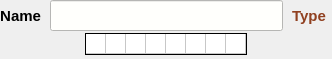
<?xml version="1.0" encoding="UTF-8"?>
<ui version="4.0">
 <class>ValueWidget</class>
 <widget class="QWidget" name="ValueWidget">
  <property name="geometry">
   <rect>
    <x>0</x>
    <y>0</y>
    <width>332</width>
    <height>59</height>
   </rect>
  </property>
  <property name="windowTitle">
   <string notr="true">Form</string>
  </property>
  <layout class="QVBoxLayout" name="verticalLayout">
   <property name="spacing">
    <number>2</number>
   </property>
   <property name="leftMargin">
    <number>0</number>
   </property>
   <property name="topMargin">
    <number>0</number>
   </property>
   <property name="rightMargin">
    <number>0</number>
   </property>
   <property name="bottomMargin">
    <number>4</number>
   </property>
   <item>
    <layout class="QHBoxLayout" name="horizontalLayout">
     <property name="spacing">
      <number>9</number>
     </property>
     <item>
      <widget class="QLabel" name="nameLabel">
       <property name="sizePolicy">
        <sizepolicy hsizetype="Preferred" vsizetype="Preferred">
         <horstretch>0</horstretch>
         <verstretch>0</verstretch>
        </sizepolicy>
       </property>
       <property name="minimumSize">
        <size>
         <width>40</width>
         <height>0</height>
        </size>
       </property>
       <property name="font">
        <font>
         <pointsize>11</pointsize>
         <weight>75</weight>
         <bold>true</bold>
        </font>
       </property>
       <property name="layoutDirection">
        <enum>Qt::LeftToRight</enum>
       </property>
       <property name="locale">
        <locale language="C" country="AnyCountry"/>
       </property>
       <property name="text">
        <string notr="true">Name</string>
       </property>
       <property name="alignment">
        <set>Qt::AlignRight|Qt::AlignTrailing|Qt::AlignVCenter</set>
       </property>
      </widget>
     </item>
     <item>
      <widget class="QLineEdit" name="valueLine">
       <property name="palette">
        <palette>
         <active>
          <colorrole role="Button">
           <brush brushstyle="SolidPattern">
            <color alpha="255">
             <red>255</red>
             <green>255</green>
             <blue>252</blue>
            </color>
           </brush>
          </colorrole>
          <colorrole role="Text">
           <brush brushstyle="SolidPattern">
            <color alpha="255">
             <red>32</red>
             <green>32</green>
             <blue>144</blue>
            </color>
           </brush>
          </colorrole>
          <colorrole role="Base">
           <brush brushstyle="SolidPattern">
            <color alpha="255">
             <red>255</red>
             <green>255</green>
             <blue>252</blue>
            </color>
           </brush>
          </colorrole>
          <colorrole role="Window">
           <brush brushstyle="SolidPattern">
            <color alpha="255">
             <red>255</red>
             <green>255</green>
             <blue>252</blue>
            </color>
           </brush>
          </colorrole>
          <colorrole role="PlaceholderText">
           <brush brushstyle="NoBrush">
            <color alpha="128">
             <red>32</red>
             <green>32</green>
             <blue>144</blue>
            </color>
           </brush>
          </colorrole>
         </active>
         <inactive>
          <colorrole role="Button">
           <brush brushstyle="SolidPattern">
            <color alpha="255">
             <red>255</red>
             <green>255</green>
             <blue>252</blue>
            </color>
           </brush>
          </colorrole>
          <colorrole role="Text">
           <brush brushstyle="SolidPattern">
            <color alpha="255">
             <red>32</red>
             <green>32</green>
             <blue>144</blue>
            </color>
           </brush>
          </colorrole>
          <colorrole role="Base">
           <brush brushstyle="SolidPattern">
            <color alpha="255">
             <red>255</red>
             <green>255</green>
             <blue>252</blue>
            </color>
           </brush>
          </colorrole>
          <colorrole role="Window">
           <brush brushstyle="SolidPattern">
            <color alpha="255">
             <red>255</red>
             <green>255</green>
             <blue>252</blue>
            </color>
           </brush>
          </colorrole>
          <colorrole role="PlaceholderText">
           <brush brushstyle="NoBrush">
            <color alpha="128">
             <red>32</red>
             <green>32</green>
             <blue>144</blue>
            </color>
           </brush>
          </colorrole>
         </inactive>
         <disabled>
          <colorrole role="Button">
           <brush brushstyle="SolidPattern">
            <color alpha="255">
             <red>255</red>
             <green>255</green>
             <blue>252</blue>
            </color>
           </brush>
          </colorrole>
          <colorrole role="Text">
           <brush brushstyle="SolidPattern">
            <color alpha="255">
             <red>144</red>
             <green>144</green>
             <blue>144</blue>
            </color>
           </brush>
          </colorrole>
          <colorrole role="Base">
           <brush brushstyle="SolidPattern">
            <color alpha="255">
             <red>255</red>
             <green>255</green>
             <blue>252</blue>
            </color>
           </brush>
          </colorrole>
          <colorrole role="Window">
           <brush brushstyle="SolidPattern">
            <color alpha="255">
             <red>255</red>
             <green>255</green>
             <blue>252</blue>
            </color>
           </brush>
          </colorrole>
          <colorrole role="PlaceholderText">
           <brush brushstyle="NoBrush">
            <color alpha="128">
             <red>32</red>
             <green>32</green>
             <blue>144</blue>
            </color>
           </brush>
          </colorrole>
         </disabled>
        </palette>
       </property>
       <property name="font">
        <font>
         <family>Ubuntu Mono</family>
         <pointsize>12</pointsize>
         <weight>75</weight>
         <bold>true</bold>
        </font>
       </property>
       <property name="mouseTracking">
        <bool>false</bool>
       </property>
       <property name="acceptDrops">
        <bool>false</bool>
       </property>
       <property name="styleSheet">
        <string notr="true">background-color : #FFFFFC;</string>
       </property>
       <property name="locale">
        <locale language="C" country="AnyCountry"/>
       </property>
       <property name="text">
        <string notr="true"/>
       </property>
       <property name="alignment">
        <set>Qt::AlignCenter</set>
       </property>
       <property name="placeholderText">
        <string notr="true"/>
       </property>
      </widget>
     </item>
     <item>
      <widget class="QLabel" name="typeLabel">
       <property name="minimumSize">
        <size>
         <width>40</width>
         <height>0</height>
        </size>
       </property>
       <property name="palette">
        <palette>
         <active>
          <colorrole role="WindowText">
           <brush brushstyle="SolidPattern">
            <color alpha="255">
             <red>144</red>
             <green>64</green>
             <blue>32</blue>
            </color>
           </brush>
          </colorrole>
          <colorrole role="Text">
           <brush brushstyle="SolidPattern">
            <color alpha="255">
             <red>144</red>
             <green>64</green>
             <blue>32</blue>
            </color>
           </brush>
          </colorrole>
          <colorrole role="ButtonText">
           <brush brushstyle="SolidPattern">
            <color alpha="255">
             <red>144</red>
             <green>64</green>
             <blue>32</blue>
            </color>
           </brush>
          </colorrole>
          <colorrole role="PlaceholderText">
           <brush brushstyle="SolidPattern">
            <color alpha="255">
             <red>144</red>
             <green>64</green>
             <blue>32</blue>
            </color>
           </brush>
          </colorrole>
         </active>
         <inactive>
          <colorrole role="WindowText">
           <brush brushstyle="SolidPattern">
            <color alpha="255">
             <red>144</red>
             <green>64</green>
             <blue>32</blue>
            </color>
           </brush>
          </colorrole>
          <colorrole role="Text">
           <brush brushstyle="SolidPattern">
            <color alpha="255">
             <red>144</red>
             <green>64</green>
             <blue>32</blue>
            </color>
           </brush>
          </colorrole>
          <colorrole role="ButtonText">
           <brush brushstyle="SolidPattern">
            <color alpha="255">
             <red>144</red>
             <green>64</green>
             <blue>32</blue>
            </color>
           </brush>
          </colorrole>
          <colorrole role="PlaceholderText">
           <brush brushstyle="SolidPattern">
            <color alpha="255">
             <red>144</red>
             <green>64</green>
             <blue>32</blue>
            </color>
           </brush>
          </colorrole>
         </inactive>
         <disabled>
          <colorrole role="WindowText">
           <brush brushstyle="SolidPattern">
            <color alpha="255">
             <red>144</red>
             <green>64</green>
             <blue>32</blue>
            </color>
           </brush>
          </colorrole>
          <colorrole role="Text">
           <brush brushstyle="SolidPattern">
            <color alpha="255">
             <red>144</red>
             <green>64</green>
             <blue>32</blue>
            </color>
           </brush>
          </colorrole>
          <colorrole role="ButtonText">
           <brush brushstyle="SolidPattern">
            <color alpha="255">
             <red>144</red>
             <green>64</green>
             <blue>32</blue>
            </color>
           </brush>
          </colorrole>
          <colorrole role="PlaceholderText">
           <brush brushstyle="SolidPattern">
            <color alpha="255">
             <red>144</red>
             <green>64</green>
             <blue>32</blue>
            </color>
           </brush>
          </colorrole>
         </disabled>
        </palette>
       </property>
       <property name="font">
        <font>
         <pointsize>11</pointsize>
         <weight>75</weight>
         <bold>true</bold>
        </font>
       </property>
       <property name="styleSheet">
        <string notr="true">color : #904020;</string>
       </property>
       <property name="locale">
        <locale language="C" country="AnyCountry"/>
       </property>
       <property name="frameShape">
        <enum>QFrame::NoFrame</enum>
       </property>
       <property name="text">
        <string notr="true">Type</string>
       </property>
      </widget>
     </item>
    </layout>
   </item>
   <item>
    <layout class="QHBoxLayout" name="horizontalLayout_2">
     <property name="spacing">
      <number>0</number>
     </property>
     <item>
      <spacer name="horizontalSpacer">
       <property name="orientation">
        <enum>Qt::Horizontal</enum>
       </property>
       <property name="sizeHint" stdset="0">
        <size>
         <width>6</width>
         <height>20</height>
        </size>
       </property>
      </spacer>
     </item>
     <item>
      <widget class="QTableWidget" name="bitTable">
       <property name="sizePolicy">
        <sizepolicy hsizetype="Preferred" vsizetype="Ignored">
         <horstretch>0</horstretch>
         <verstretch>0</verstretch>
        </sizepolicy>
       </property>
       <property name="baseSize">
        <size>
         <width>0</width>
         <height>33</height>
        </size>
       </property>
       <property name="locale">
        <locale language="C" country="AnyCountry"/>
       </property>
       <property name="frameShape">
        <enum>QFrame::Box</enum>
       </property>
       <property name="frameShadow">
        <enum>QFrame::Plain</enum>
       </property>
       <property name="verticalScrollBarPolicy">
        <enum>Qt::ScrollBarAlwaysOff</enum>
       </property>
       <property name="horizontalScrollBarPolicy">
        <enum>Qt::ScrollBarAlwaysOff</enum>
       </property>
       <property name="sizeAdjustPolicy">
        <enum>QAbstractScrollArea::AdjustToContents</enum>
       </property>
       <property name="autoScroll">
        <bool>false</bool>
       </property>
       <property name="editTriggers">
        <set>QAbstractItemView::NoEditTriggers</set>
       </property>
       <property name="tabKeyNavigation">
        <bool>false</bool>
       </property>
       <property name="showDropIndicator" stdset="0">
        <bool>false</bool>
       </property>
       <property name="dragDropOverwriteMode">
        <bool>false</bool>
       </property>
       <property name="wordWrap">
        <bool>false</bool>
       </property>
       <property name="cornerButtonEnabled">
        <bool>false</bool>
       </property>
       <property name="rowCount">
        <number>1</number>
       </property>
       <property name="columnCount">
        <number>8</number>
       </property>
       <attribute name="horizontalHeaderVisible">
        <bool>false</bool>
       </attribute>
       <attribute name="horizontalHeaderMinimumSectionSize">
        <number>20</number>
       </attribute>
       <attribute name="horizontalHeaderDefaultSectionSize">
        <number>20</number>
       </attribute>
       <attribute name="horizontalHeaderHighlightSections">
        <bool>false</bool>
       </attribute>
       <attribute name="verticalHeaderVisible">
        <bool>false</bool>
       </attribute>
       <attribute name="verticalHeaderMinimumSectionSize">
        <number>20</number>
       </attribute>
       <attribute name="verticalHeaderDefaultSectionSize">
        <number>20</number>
       </attribute>
       <attribute name="verticalHeaderHighlightSections">
        <bool>false</bool>
       </attribute>
       <row/>
       <column/>
       <column/>
       <column/>
       <column/>
       <column/>
       <column/>
       <column/>
       <column/>
      </widget>
     </item>
     <item>
      <spacer name="horizontalSpacer_2">
       <property name="orientation">
        <enum>Qt::Horizontal</enum>
       </property>
       <property name="sizeHint" stdset="0">
        <size>
         <width>6</width>
         <height>20</height>
        </size>
       </property>
      </spacer>
     </item>
    </layout>
   </item>
  </layout>
 </widget>
 <resources/>
 <connections/>
</ui>
